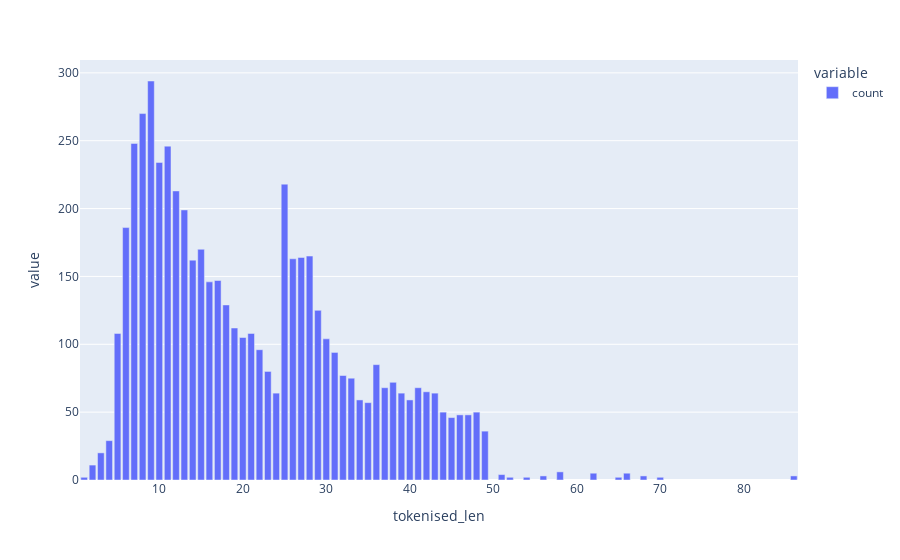

The notebook cell this image was saved under:
### Code cell
new_token_counts = split_tokenised_df["tokenised_len"].value_counts()
fig = px.bar(new_token_counts)
fig.show()

### Figure 1 — Plotly figure (JSON) as saved in the notebook; plotly's stock layout.template omitted (floating-point values rounded to 4 significant figures)
{"data": [{"hovertemplate": "variable=count<br>tokenised_len=%{x}<br>value=%{y}<extra></extra>", "legendgroup": "count", "marker": {"color": "#636efa", "pattern": {"shape": ""}}, "name": "count", "orientation": "v", "showlegend": true, "textposition": "auto", "type": "bar", "x": [9, 8, 7, 11, 10, 25, 12, 13, 6, 15, 28, 27, 26, 14, 17, 16, 18, 29, 19, 21, 5, 20, 30, 22, 31, 36, 23, 32, 33, 38, 41, 37, 42, 24, 39, 43, 40, 34, 35, 44, 48, 47, 46, 45, 49, 4, 3, 2, 58, 66, 62, 51, 86, 68, 56, 1, 54, 65, 70, 52], "xaxis": "x", "y": [294, 270, 248, 246, 234, 218, 213, 199, 186, 170, 165, 164, 163, 162, 147, 146, 129, 125, 112, 108, 108, 105, 104, 96, 94, 85, 80, 77, 75, 72, 68, 68, 65, 64, 64, 64, 59, 59, 57, 50, 50, 48, 48, 46, 36, 29, 20, 11, 6, 5, 5, 4, 3, 3, 3, 2, 2, 2, 2, 2], "yaxis": "y"}], "layout": {"barmode": "relative", "legend": {"title": {"text": "variable"}, "tracegroupgap": 0}, "margin": {"t": 60}, "xaxis": {"anchor": "y", "domain": [0, 1], "title": {"text": "tokenised_len"}}, "yaxis": {"anchor": "x", "domain": [0, 1], "title": {"text": "value"}}}}
